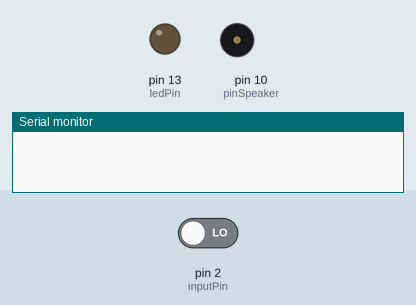
A sketch run on a simulated Arduino Uno, built with avr-gcc and run on an emulated ATmega328P. On the bench: output pins drawn as LEDs (lit = HIGH), buzzer (waves = sounding), the last lines printed to the serial monitor. Inputs (shaded band) come from the test bench; at power-on: pin 2 (inputPin) LOW.

Above: at 1.4 s.
1.5 s: pin 2 (inputPin) driven HIGH
At 2.14 s:
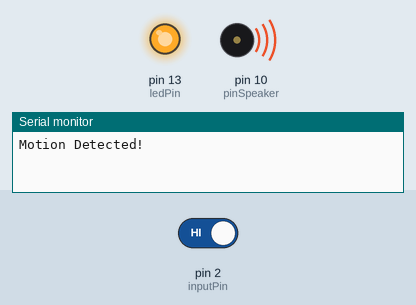
Timing chart, 0 to 10.5 s (numbered marks = the images above; inputs shaded):
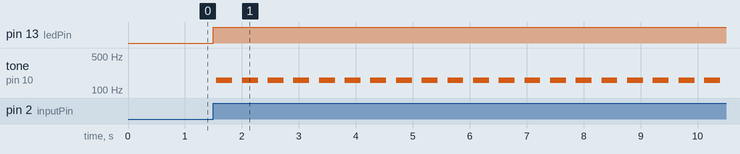

Measured:
- after the input at 1.5 s, pin 13 (ledPin): LOW → HIGH at once; tone on pin 10 (pinSpeaker): alternates 160 Hz for 0.28 s and silent for 0.17 s, starting after 0.05 s

The sketch:

09.PIR_motion_sensor_alarm.ino
```cpp
/*
The sketch works by setting Arduino pin 13 as output for the LED,
pin 2 as input for the PIR sensor, and pin 10 as output for the piezo buzzer.
When the PIR sensor is triggered, a HIGH signal is sent to the Arduino,
which will in turn light the LED and play a tone on the piezo buzzer.
*/

int ledPin = 13;  //Pin connected to LED
int inputPin = 2;  //Pin connected to PIR sensor
int pirState = LOW;  //Start PIR state LOW with no motion
int val = 0;  //Variable for reading the pin status
int pinSpeaker = 10;  //Pin connected to piezo

void setup() {
  // put your setup code here, to run once:
  pinMode(ledPin, OUTPUT); //Set LED as output
  pinMode(inputPin, INPUT); //Set sensor as input
  pinMode(pinSpeaker, OUTPUT);
  Serial.begin(9600);
}

void loop() {
  // put your main code here, to run repeatedly:
  val = digitalRead(inputPin);  //Read PIR input value

  if (val == HIGH) { //If Motion is detected (input is HIGH)
    digitalWrite(ledPin, HIGH); //turn on LED
    playTone(300, 160);
    delay(150);
    if (pirState == LOW) {
      Serial.println("Motion Detected!"); //Print to the serial monitor if motion is detected
      pirState == HIGH;
      }

    } else {  //If Motion is not detected (input is LOW)
      digitalWrite(ledPin, LOW); //turn off LED
      playTone(0, 0);
      delay(300);
      if (pirState == HIGH) {
        Serial.println("Motion Ended!");
        pirState == LOW;
        }

      }
}

void playTone (long duration, int freq) { //Duration in ms, Frequency in Hz
  duration *= 1000;  //same as (duration * 1000 = duration2), (duration2 * 1000 = duration3), (duration3 * 1000 = duration4), ...
  int period = (1.0 / freq) * 1000000;
  long elapsed_time = 0;
  while (elapsed_time < duration) {
    digitalWrite(pinSpeaker, HIGH);
    delayMicroseconds(period / 2);
    digitalWrite(pinSpeaker, LOW);
    delayMicroseconds(period / 2);
    elapsed_time += (period);
    }
  }
```
